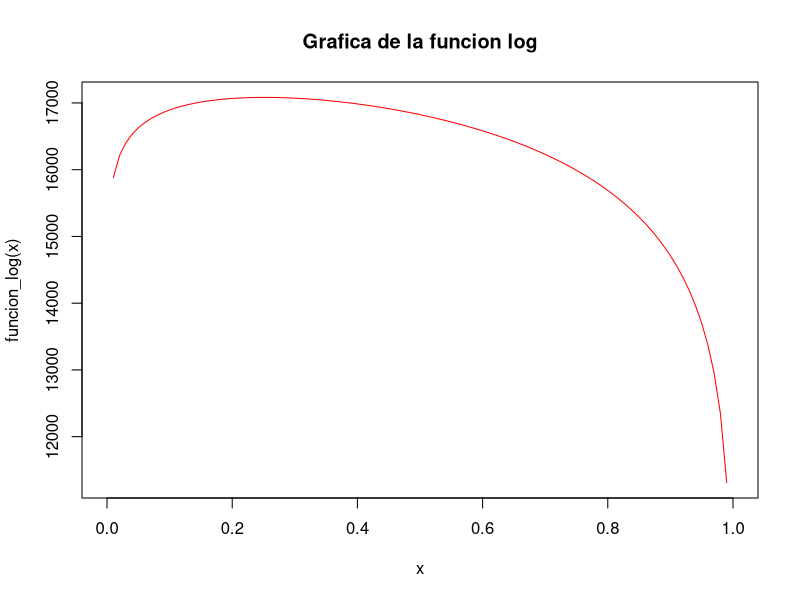

The R script that drew this image:
## ---- chunk 1
x<-c(0:7)
y<-c(11,38,60,47,26,10,6,2)
z<-sum(x*y)
z
w<-c(rep(x,y))
sum(choose(10,w))
## ---- chunk 2
funcion_log<- function(p) {
  y <- 0
  for(i in seq_along(p)) 
    y[i] <-sum(choose(10,w))+ sum(z)*log(p[i])+ (2000-sum(z))*log(1-p[i])
  y
}
curve(funcion_log,0,1, main='Grafica de la funcion log', col='red')
